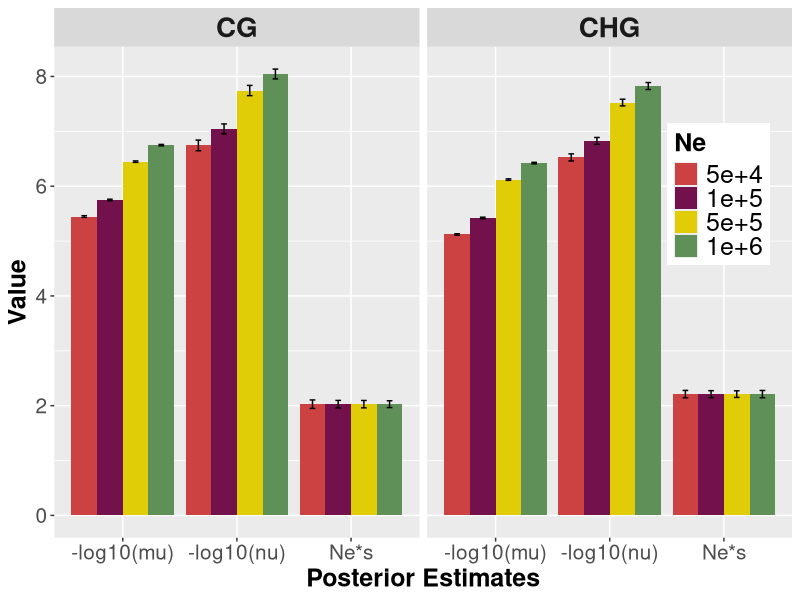
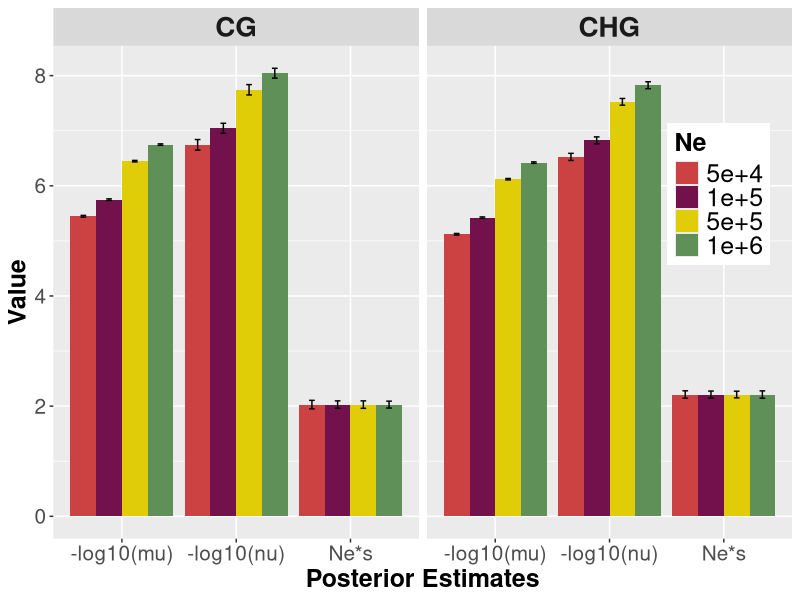

Source code (R) for these figures, in order:
## ---- chunk 1
knitr::opts_chunk$set(echo = TRUE) 
knitr::opts_knit$set(root.dir=normalizePath('../')) 
#library(tidyverse)
## ---- chunk 2
library("tidyr")
library(ggplot2)
df <- read.csv("cache/response_ne.csv")
df$context <- gsub(".*new_msfs_|_pops.*", "", df$par)
#df <- gather(data=df0, key=k, value="p", 1:3)
df$val <- 10^-(df$mn)
df <- df[order(df$val),-5]
subset(df, context %in% "CG" & type == "mu")
subset(df, context %in% "CHG" & type == "mu")

subset(df, context %in% "CG" & type == "nu")
subset(df, context %in% "CHG" & type == "nu")

subset(df, context %in% "CG" & type == "s")
subset(df, context %in% "CHG" & type == "s")
## ---- chunk 3
fsize=18
df$ne <- factor(df$ne, levels = c("50000", "1e+05", "5e+05", "1e+06"))

p1 <- ggplot(df, aes(x=type, y=mn, fill=ne)) +
    geom_bar(stat="identity", position=position_dodge()) +
    facet_grid( . ~ context) +
    xlab("Posterior Estimates") +
    ylab("Value") +
    geom_errorbar(aes(ymin=mn-sd*100, ymax=mn+sd*100), width=.2,
                 position=position_dodge(.9)) +
    # https://www.color-hex.com/color-palette/73961
    scale_fill_manual(values=c("#cc4141", "#72114b", "#e1cd07", "#5f9057"),
                      name=c("Ne"),
                      labels=c("5e+4", "1e+5", "5e+5", "1e+6")) +
    #scale_fill_manual(values=c("#cc4141", "#72114b", "#e1cd07", "#5f9057", "#114c63")) +
    #labs(fill = "Dose (mg)") +
    scale_x_discrete(labels=c("-log10(mu)","-log10(nu)", "Ne*s")) +
    theme(legend.position = c(0.9, 0.7), plot.title = element_text(size=20), axis.text=element_text(size=15),
          strip.text.x = element_text(size = 20, face = "bold"),
          axis.title=element_text(size=fsize, face="bold"),
                legend.title = element_text(size=fsize, face="bold"),
                legend.text = element_text(size=fsize))
  #########

p1

## ---- chunk 4
library("cowplot")
pdf("graphs/SFig_Ne.pdf", width=12, height=5)
plot_grid(p1, ncol=1, labels = NULL, label_size = 26)
dev.off()
